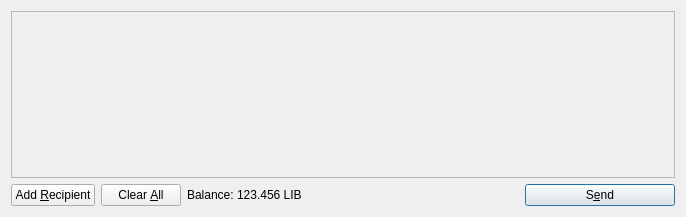
<?xml version="1.0" encoding="UTF-8"?>
<ui version="4.0">
 <class>SendCoinsDialog</class>
 <widget class="QDialog" name="SendCoinsDialog">
  <property name="geometry">
   <rect>
    <x>0</x>
    <y>0</y>
    <width>686</width>
    <height>217</height>
   </rect>
  </property>
  <property name="windowTitle">
   <string>Send Coins</string>
  </property>
  <layout class="QVBoxLayout" name="verticalLayout">
   <item>
    <widget class="QScrollArea" name="scrollArea">
     <property name="widgetResizable">
      <bool>true</bool>
     </property>
     <widget class="QWidget" name="scrollAreaWidgetContents">
      <property name="geometry">
       <rect>
        <x>0</x>
        <y>0</y>
        <width>666</width>
        <height>165</height>
       </rect>
      </property>
      <layout class="QVBoxLayout" name="verticalLayout_2">
       <property name="margin">
        <number>0</number>
       </property>
       <item>
        <layout class="QVBoxLayout" name="entries">
         <property name="spacing">
          <number>6</number>
         </property>
        </layout>
       </item>
       <item>
        <spacer name="verticalSpacer">
         <property name="orientation">
          <enum>Qt::Vertical</enum>
         </property>
         <property name="sizeHint" stdset="0">
          <size>
           <width>20</width>
           <height>40</height>
          </size>
         </property>
        </spacer>
       </item>
      </layout>
     </widget>
    </widget>
   </item>
   <item>
    <layout class="QHBoxLayout" name="horizontalLayout">
     <item>
      <widget class="QPushButton" name="addButton">
       <property name="toolTip">
        <string>Send to multiple recipients at once</string>
       </property>
       <property name="text">
        <string>Add &amp;Recipient</string>
       </property>
       <property name="icon">
        <iconset resource="../bitcoin.qrc">
         <normaloff>:/icons/add</normaloff>:/icons/add</iconset>
       </property>
       <property name="autoDefault">
        <bool>false</bool>
       </property>
      </widget>
     </item>
     <item>
      <widget class="QPushButton" name="clearButton">
       <property name="sizePolicy">
        <sizepolicy hsizetype="Minimum" vsizetype="Fixed">
         <horstretch>0</horstretch>
         <verstretch>0</verstretch>
        </sizepolicy>
       </property>
       <property name="toolTip">
        <string>Remove all transaction fields</string>
       </property>
       <property name="text">
        <string>Clear &amp;All</string>
       </property>
       <property name="icon">
        <iconset resource="../bitcoin.qrc">
         <normaloff>:/icons/remove</normaloff>:/icons/remove</iconset>
       </property>
       <property name="autoRepeatDelay">
        <number>300</number>
       </property>
       <property name="autoDefault">
        <bool>false</bool>
       </property>
      </widget>
     </item>
     <item>
      <layout class="QHBoxLayout" name="horizontalLayout_2">
       <property name="spacing">
        <number>3</number>
       </property>
       <item>
        <widget class="QLabel" name="label">
         <property name="text">
          <string>Balance:</string>
         </property>
        </widget>
       </item>
       <item>
        <widget class="QLabel" name="labelBalance">
         <property name="cursor">
          <cursorShape>IBeamCursor</cursorShape>
         </property>
         <property name="text">
          <string>123.456 LIB</string>
         </property>
         <property name="textInteractionFlags">
          <set>Qt::LinksAccessibleByMouse|Qt::TextSelectableByKeyboard|Qt::TextSelectableByMouse</set>
         </property>
        </widget>
       </item>
      </layout>
     </item>
     <item>
      <spacer name="horizontalSpacer">
       <property name="orientation">
        <enum>Qt::Horizontal</enum>
       </property>
       <property name="sizeHint" stdset="0">
        <size>
         <width>40</width>
         <height>20</height>
        </size>
       </property>
      </spacer>
     </item>
     <item>
      <widget class="QPushButton" name="sendButton">
       <property name="minimumSize">
        <size>
         <width>150</width>
         <height>0</height>
        </size>
       </property>
       <property name="toolTip">
        <string>Confirm the send action</string>
       </property>
       <property name="text">
        <string>S&amp;end</string>
       </property>
       <property name="icon">
        <iconset resource="../bitcoin.qrc">
         <normaloff>:/icons/send</normaloff>:/icons/send</iconset>
       </property>
       <property name="default">
        <bool>true</bool>
       </property>
      </widget>
     </item>
    </layout>
   </item>
  </layout>
 </widget>
 <resources>
  <include location="../bitcoin.qrc"/>
 </resources>
 <connections/>
</ui>
